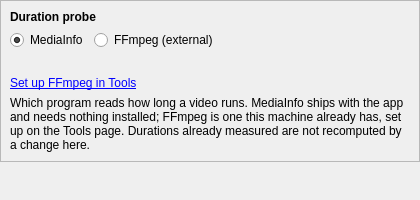
<?xml version="1.0" encoding="UTF-8"?>
<ui version="4.0">
 <class>VideosProbePage</class>
 <widget class="QWidget" name="VideosProbePage">
  <property name="geometry">
   <rect>
    <x>0</x>
    <y>0</y>
    <width>420</width>
    <height>200</height>
   </rect>
  </property>
  <layout class="QVBoxLayout" name="main_layout">
   <property name="leftMargin">
    <number>0</number>
   </property>
   <property name="topMargin">
    <number>0</number>
   </property>
   <property name="rightMargin">
    <number>0</number>
   </property>
   <property name="bottomMargin">
    <number>0</number>
   </property>
   <item>
    <widget class="QFrame" name="probe_frame">
     <property name="frameShape">
      <enum>QFrame::Shape::StyledPanel</enum>
     </property>
     <property name="frameShadow">
      <enum>QFrame::Shadow::Raised</enum>
     </property>
     <layout class="QVBoxLayout" name="probe_frame_layout">
      <item>
       <widget class="QLabel" name="probe_frame_label">
        <property name="font">
         <font>
          <bold>true</bold>
         </font>
        </property>
        <property name="text">
         <string>Duration probe</string>
        </property>
       </widget>
      </item>
      <item>
       <layout class="QHBoxLayout" name="probe_layout">
        <item>
         <widget class="QRadioButton" name="mediainfo_probe_radio_button">
          <property name="text">
           <string>MediaInfo</string>
          </property>
          <property name="checked">
           <bool>true</bool>
          </property>
         </widget>
        </item>
        <item>
         <widget class="QRadioButton" name="ffprobe_probe_radio_button">
          <property name="text">
           <string>FFmpeg (external)</string>
          </property>
         </widget>
        </item>
        <item>
         <spacer name="probe_spacer">
          <property name="orientation">
           <enum>Qt::Orientation::Horizontal</enum>
          </property>
          <property name="sizeHint" stdset="0">
           <size>
            <width>0</width>
            <height>0</height>
           </size>
          </property>
         </spacer>
        </item>
       </layout>
      </item>
      <item>
       <widget class="WrappingLabel" name="availability_label">
        <property name="toolTip">
         <string>Whether the selected backend can run here, checked as you change it.</string>
        </property>
        <property name="wordWrap">
         <bool>true</bool>
        </property>
       </widget>
      </item>
      <item>
       <widget class="QLabel" name="tools_link_label">
        <property name="text">
         <string>&lt;a href=&quot;tools&quot;&gt;Set up FFmpeg in Tools&lt;/a&gt;</string>
        </property>
        <property name="textInteractionFlags">
         <set>Qt::TextInteractionFlag::LinksAccessibleByMouse</set>
        </property>
       </widget>
      </item>
      <item>
       <widget class="WrappingLabel" name="probe_note_label">
        <property name="text">
         <string>Which program reads how long a video runs. MediaInfo ships with the app and needs nothing installed; FFmpeg is one this machine already has, set up on the Tools page. Durations already measured are not recomputed by a change here.</string>
        </property>
        <property name="wordWrap">
         <bool>true</bool>
        </property>
       </widget>
      </item>
     </layout>
    </widget>
   </item>
   <item>
    <spacer name="bottom_spacer">
     <property name="orientation">
      <enum>Qt::Orientation::Vertical</enum>
     </property>
     <property name="sizeHint" stdset="0">
      <size>
       <width>0</width>
       <height>0</height>
      </size>
     </property>
    </spacer>
   </item>
  </layout>
 </widget>
 <customwidgets>
  <customwidget>
   <class>WrappingLabel</class>
   <extends>QLabel</extends>
   <header>borco_pyside.widgets</header>
  </customwidget>
 </customwidgets>
 <resources/>
 <connections/>
</ui>
